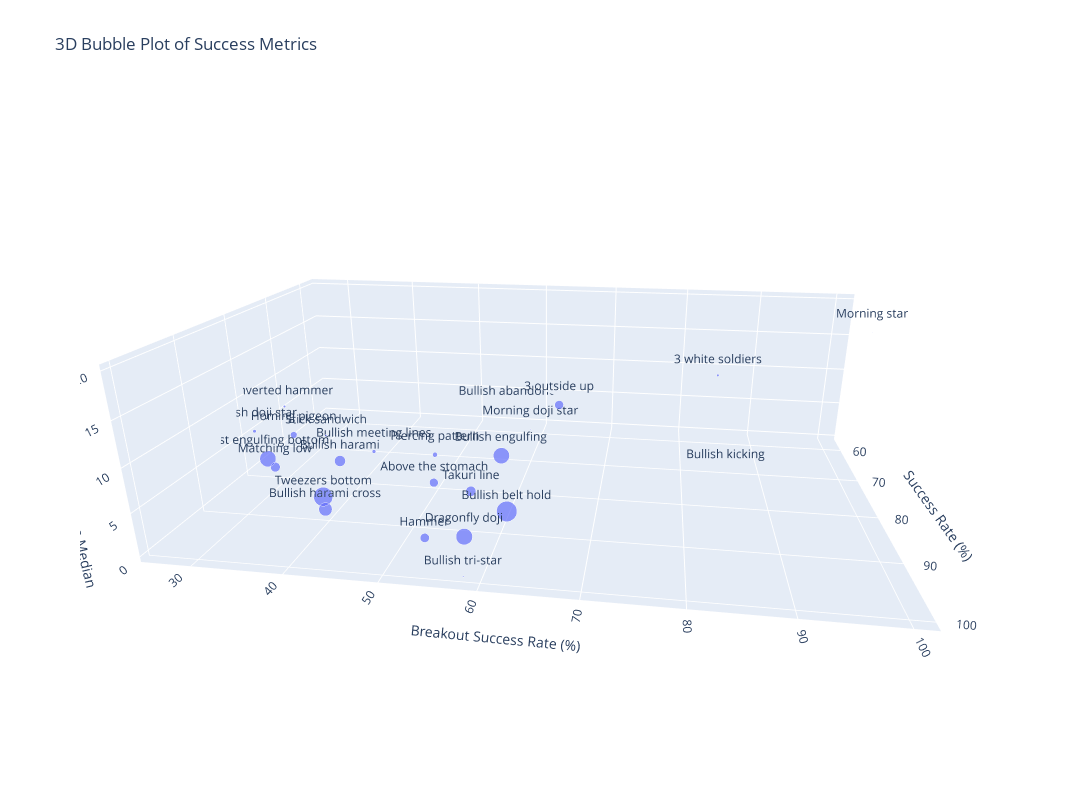

The notebook cell this image was saved under:
### Code cell
import plotly.express as px
# Creating the 3D bubble plot
fig = px.scatter_3d(
    data, 
    x='Success Rate (%)', 
    y='Breakout Success Rate (%)', 
    z='Break to reach/stop_median',
    text='Pattern Description',
    size='Occurrences',  # Bubble size based on the number of occurrences
    hover_name='Pattern Description',
    title='3D Bubble Plot of Success Metrics',
    labels={
        'Success Rate (%)': 'Success Rate (%)',
        'Breakout Success Rate (%)': 'Breakout Success Rate (%)',
        'Break to reach/stop_median': 'Break to reach/stop Median'
    }
)

# Update layout for better visualization
fig.update_traces(marker=dict(opacity=0.7))
fig.update_layout(scene=dict(
    xaxis_title='Success Rate (%)',
    yaxis_title='Breakout Success Rate (%)',
    zaxis_title='Break to reach/stop Median'
))


# Update layout to make the plot bigger
fig.update_layout(
    width=1300,  # Increase the width of the plot
    height=800,  # Increase the height of the plot
)


# Display the plot
fig.show()

### Figure 1 — Plotly figure (JSON) as saved in the notebook; plotly's stock layout.template omitted (floating-point values rounded to 4 significant figures)
{"data": [{"hovertemplate": "<b>%{hovertext}</b><br><br>Success Rate (%)=%{x}<br>Breakout Success Rate (%)=%{y}<br>Break to reach/stop Median=%{z}<br>Occurrences=%{marker.size}<br>Pattern Description=%{text}<extra></extra>", "hovertext": ["3 outside up", "3 white soldiers", "Above the stomach", "Bullish abandoned baby", "Bullish belt hold", "Bullish doji star", "Bullish engulfing", "Bullish harami", "Bullish harami cross", "Bullish kicking", "Bullish meeting lines", "Bullish tri-star", "Dragonfly doji", "Hammer", "Homing pigeon", "Inverted hammer", "Last engulfing bottom", "Matching low", "Morning doji star", "Morning star", "Piercing pattern", "Stick sandwich", "Takuri line", "Tweezers bottom"], "legendgroup": "", "marker": {"color": "#636efa", "opacity": 0.7, "size": [994, 72, 976, 7, 5415, 146, 3330, 1526, 2291, 7, 188, 24, 3509, 1065, 560, 64, 3360, 1172, 10, 4, 301, 47, 1302, 4707], "sizemode": "area", "sizeref": 13.54, "symbol": "circle"}, "mode": "markers+text", "name": "", "scene": "scene", "showlegend": false, "text": ["3 outside up", "3 white soldiers", "Above the stomach", "Bullish abandoned baby", "Bullish belt hold", "Bullish doji star", "Bullish engulfing", "Bullish harami", "Bullish harami cross", "Bullish kicking", "Bullish meeting lines", "Bullish tri-star", "Dragonfly doji", "Hammer", "Homing pigeon", "Inverted hammer", "Last engulfing bottom", "Matching low", "Morning doji star", "Morning star", "Piercing pattern", "Stick sandwich", "Takuri line", "Tweezers bottom"], "type": "scatter3d", "x": [73.74, 59.72, 83.81, 57.14, 87.79, 80.82, 81.47, 83.68, 88.56, 71.43, 80.32, 100, 92.33, 93.24, 81.25, 78.12, 84.35, 84.47, 70, 75, 82.39, 80.85, 85.41, 87.38], "y": [64.29, 84.72, 50.61, 57.14, 60.22, 26.71, 58.38, 38.99, 38.89, 85.71, 42.02, 58.33, 56.43, 52.3, 32.14, 29.69, 30.06, 30.97, 60, 100, 50.5, 36.17, 55.53, 38.18], "z": [9, 9.5, 2, 2, 1, 6, 5, 4, 0, 0, 4, 0, 0, 0, 6, 8.5, 4, 3, 4, 20, 5, 6, 2, 1]}], "layout": {"height": 800, "legend": {"itemsizing": "constant", "tracegroupgap": 0}, "scene": {"aspectmode": "auto", "aspectratio": {"x": 1.078, "y": 1.844, "z": 0.5031}, "camera": {"center": {"x": 0, "y": 0, "z": 0}, "eye": {"x": 1.969, "y": 0.2953, "z": 0.7258}, "projection": {"type": "perspective"}, "up": {"x": 0, "y": 0, "z": 1}}, "domain": {"x": [0, 1], "y": [0, 1]}, "xaxis": {"title": {"text": "Success Rate (%)"}, "type": "linear"}, "yaxis": {"title": {"text": "Breakout Success Rate (%)"}, "type": "linear"}, "zaxis": {"title": {"text": "Break to reach/stop Median"}, "type": "linear"}}, "title": {"text": "3D Bubble Plot of Success Metrics"}, "width": 1300}}
